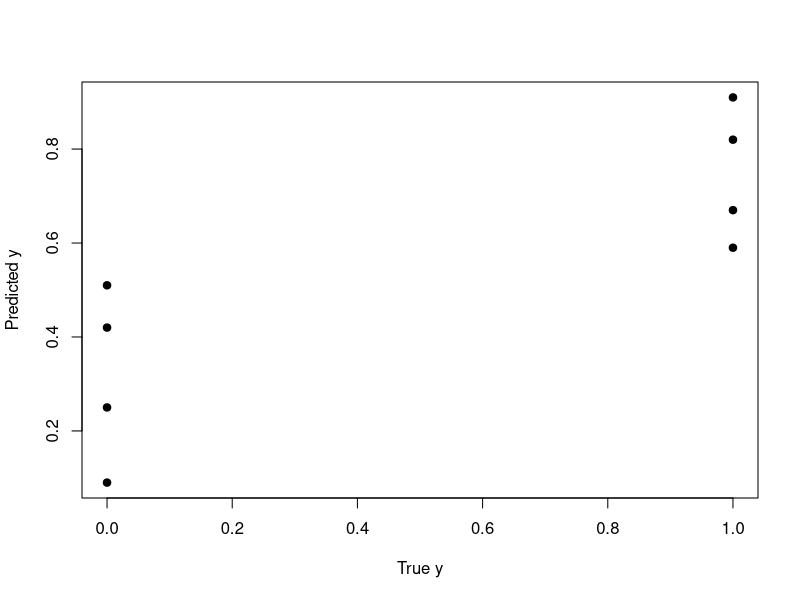
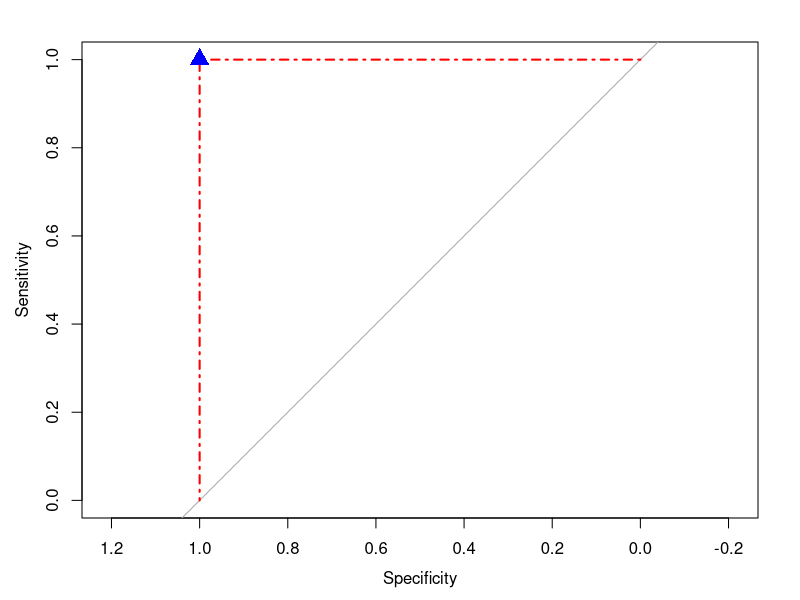

The R source for these figures, in order:
rm(list=ls())
graphics.off()
cat("\014")

GT_PR=read.table("Mid2.txt",header=T)
GT = GT_PR[,1]
PR = GT_PR[,2]


plot(GT,PR,pch=19,xlab="True y",ylab="Predicted y")


library(pROC)
ROC=roc(response=GT,predictor=PR,ci=T)
ROC

thresholds=ROC$thresholds
sens=ROC$sensitivities
spec=ROC$specificities

cbind(thresholds,sens,spec)
best=which.max(sens+spec)
optimalthres=thresholds[best]

plot(ROC,lty=4,lwd=2,col="red")
points(sens[best],spec[best],pch=17,col="blue",cex=2)